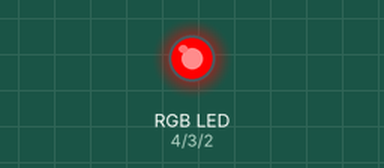
Simulated run of this sketch. Board: Arduino Uno, built with avr-gcc and run on an emulated ATmega328P. Parts: an RGB LED mixed from three pins (HIGH = lit).

Above: at 0.5 s.
At 2.5 s:
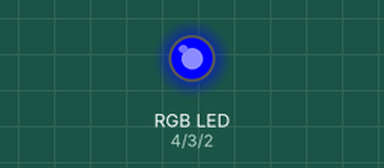
At 4.5 s:
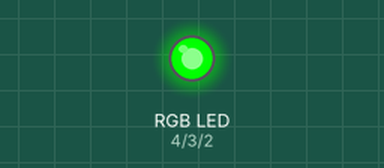
At 5.5 s:
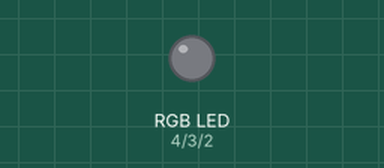
Timing chart, 0 to 7.8 s (numbered marks = the images above):
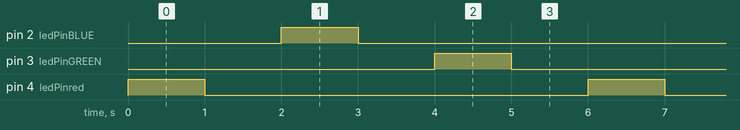

Measured:
- by itself, pin 2 (ledPinBLUE), pin 3 (ledPinGREEN), pin 4 (ledPinred): alternates HIGH for 1.0 s and LOW for 5.0 s
- by itself, everything shown: repeats every 6.0 s, in 6 steps

The sketch:

rgb_control.ino
```cpp
#define ledPinred 4
#define ledPinBLUE 2
#define ledPinGREEN 3
void setup() {
 pinMode(ledPinred,OUTPUT);
  pinMode(ledPinBLUE,OUTPUT);
   pinMode(ledPinGREEN,OUTPUT);
}

void loop() {
  // put your main code here, to run repeatedly:
  digitalWrite(ledPinred, HIGH);
  delay(1000);
    digitalWrite(ledPinred, LOW);
    delay (1000);

  digitalWrite(ledPinBLUE, HIGH);
  delay(1000);
  digitalWrite(ledPinBLUE, LOW);
    delay (1000);

  digitalWrite(ledPinGREEN, HIGH);
  delay(1000);
  digitalWrite(ledPinGREEN, LOW);
    delay (1000);
}
```
